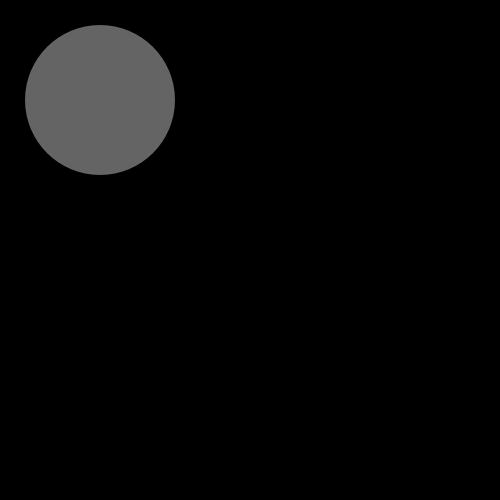
Frame 1 (no input)
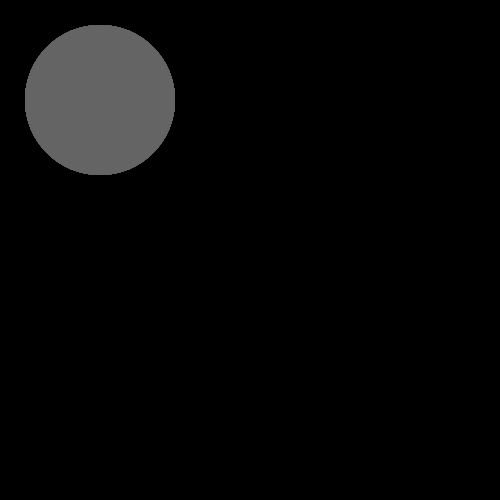
Frame 60 (the mouse pressed at the canvas centre just before this capture)
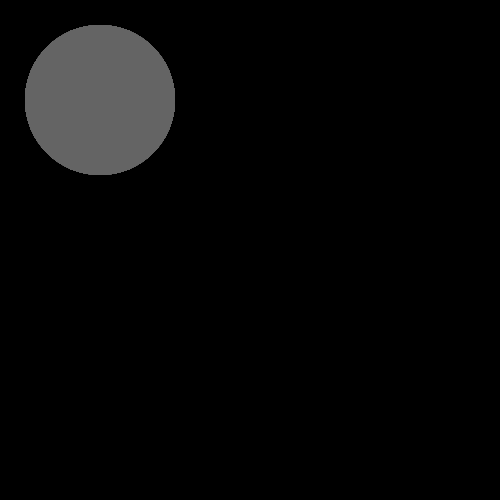
Frame 120 (the mouse held since frame 60 and released just before this capture)

The Processing sketch that drew these frames (run headless with seeded random() and noise(); from frame 60 on, the mouse is pressed at the canvas centre):

// Processing sketch: processing_91199
// ── processing_91199.pde

void setup() {
  size(500,500);
  background(0);
}

void draw() {
  circle(100,100,150,100,1);
}

void circle(float x, float y, int size, int gry, int fillon) {
  noStroke();
 fill(gry);
 if (fillon==0) {noFill(); stroke(gry);}
  ellipse(x,y,size,size);
}
